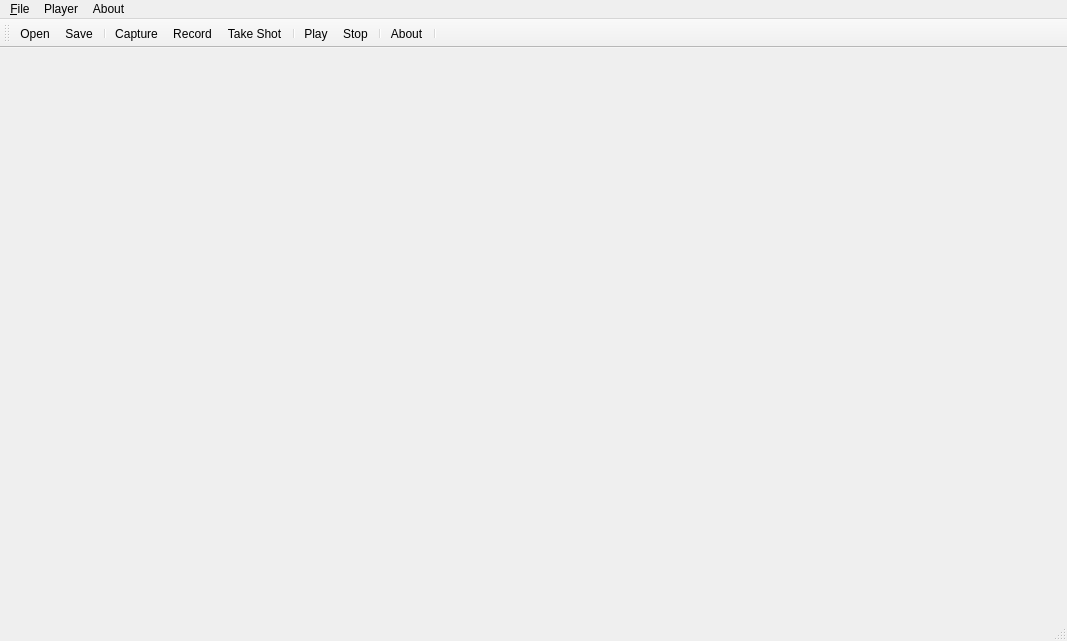
<?xml version="1.0" encoding="UTF-8"?>
<ui version="4.0">
 <class>MainWindow</class>
 <widget class="QMainWindow" name="MainWindow">
  <property name="geometry">
   <rect>
    <x>0</x>
    <y>0</y>
    <width>1067</width>
    <height>641</height>
   </rect>
  </property>
  <property name="windowTitle">
   <string>QKinect Player</string>
  </property>
  <property name="documentMode">
   <bool>false</bool>
  </property>
  <property name="dockNestingEnabled">
   <bool>true</bool>
  </property>
  <property name="dockOptions">
   <set>QMainWindow::AllowNestedDocks|QMainWindow::AllowTabbedDocks|QMainWindow::AnimatedDocks</set>
  </property>
  <widget class="QWidget" name="centralwidget">
   <layout class="QHBoxLayout" name="horizontalLayout">
    <item>
     <widget class="QVTKWidget" name="qvtkWidget"/>
    </item>
   </layout>
  </widget>
  <widget class="QMenuBar" name="menubar">
   <property name="geometry">
    <rect>
     <x>0</x>
     <y>0</y>
     <width>1067</width>
     <height>21</height>
    </rect>
   </property>
   <widget class="QMenu" name="menuFile">
    <property name="title">
     <string>&amp;File</string>
    </property>
    <addaction name="actionOpen"/>
    <addaction name="separator"/>
    <addaction name="actionSave"/>
    <addaction name="actionSaveAs"/>
    <addaction name="separator"/>
    <addaction name="actionExit"/>
   </widget>
   <widget class="QMenu" name="menuAbout">
    <property name="title">
     <string>About</string>
    </property>
    <addaction name="actionAbout"/>
   </widget>
   <widget class="QMenu" name="menuPlayer">
    <property name="title">
     <string>Player</string>
    </property>
    <addaction name="actionCapture"/>
    <addaction name="actionTakeShot"/>
    <addaction name="separator"/>
    <addaction name="actionPlay"/>
    <addaction name="actionStop"/>
    <addaction name="separator"/>
    <addaction name="actionRecord"/>
    <addaction name="separator"/>
   </widget>
   <addaction name="menuFile"/>
   <addaction name="menuPlayer"/>
   <addaction name="menuAbout"/>
  </widget>
  <widget class="QStatusBar" name="statusbar"/>
  <widget class="QToolBar" name="toolBar">
   <property name="sizePolicy">
    <sizepolicy hsizetype="Preferred" vsizetype="Preferred">
     <horstretch>0</horstretch>
     <verstretch>0</verstretch>
    </sizepolicy>
   </property>
   <property name="windowTitle">
    <string>toolBar</string>
   </property>
   <attribute name="toolBarArea">
    <enum>TopToolBarArea</enum>
   </attribute>
   <attribute name="toolBarBreak">
    <bool>false</bool>
   </attribute>
   <addaction name="actionOpen"/>
   <addaction name="actionSave"/>
   <addaction name="separator"/>
   <addaction name="actionCapture"/>
   <addaction name="actionRecord"/>
   <addaction name="actionTakeShot"/>
   <addaction name="separator"/>
   <addaction name="actionPlay"/>
   <addaction name="actionStop"/>
   <addaction name="separator"/>
   <addaction name="actionAbout"/>
   <addaction name="separator"/>
  </widget>
  <action name="actionOpen">
   <property name="icon">
    <iconset resource="KinectViewer.qrc">
     <normaloff>:/resources/icons/open_48x48.png</normaloff>:/resources/icons/open_48x48.png</iconset>
   </property>
   <property name="text">
    <string>Open</string>
   </property>
   <property name="shortcut">
    <string>Ctrl+O</string>
   </property>
  </action>
  <action name="actionSave">
   <property name="icon">
    <iconset resource="KinectViewer.qrc">
     <normaloff>:/resources/icons/save_48x48.png</normaloff>:/resources/icons/save_48x48.png</iconset>
   </property>
   <property name="text">
    <string>Save</string>
   </property>
   <property name="shortcut">
    <string>Ctrl+S</string>
   </property>
  </action>
  <action name="actionSaveAs">
   <property name="icon">
    <iconset resource="KinectViewer.qrc">
     <normaloff>:/resources/icons/save_48x48.png</normaloff>:/resources/icons/save_48x48.png</iconset>
   </property>
   <property name="text">
    <string>Save As</string>
   </property>
   <property name="shortcut">
    <string>Ctrl+Shift+S</string>
   </property>
  </action>
  <action name="actionExit">
   <property name="icon">
    <iconset resource="KinectViewer.qrc">
     <normaloff>:/resources/icons/delete_48x48.png</normaloff>:/resources/icons/delete_48x48.png</iconset>
   </property>
   <property name="text">
    <string>Exit</string>
   </property>
   <property name="shortcut">
    <string>Q</string>
   </property>
  </action>
  <action name="actionAbout">
   <property name="icon">
    <iconset resource="KinectViewer.qrc">
     <normaloff>:/resources/icons/help_48x48.png</normaloff>:/resources/icons/help_48x48.png</iconset>
   </property>
   <property name="text">
    <string>About</string>
   </property>
   <property name="shortcut">
    <string>F1</string>
   </property>
  </action>
  <action name="actionPlay">
   <property name="enabled">
    <bool>true</bool>
   </property>
   <property name="icon">
    <iconset resource="KinectViewer.qrc">
     <normaloff>:/resources/icons/play_48x48.png</normaloff>:/resources/icons/play_48x48.png</iconset>
   </property>
   <property name="text">
    <string>Play</string>
   </property>
   <property name="shortcut">
    <string>Ctrl+P</string>
   </property>
  </action>
  <action name="actionStop">
   <property name="enabled">
    <bool>true</bool>
   </property>
   <property name="icon">
    <iconset resource="KinectViewer.qrc">
     <normaloff>:/resources/icons/stop_48x48.png</normaloff>:/resources/icons/stop_48x48.png</iconset>
   </property>
   <property name="text">
    <string>Stop</string>
   </property>
  </action>
  <action name="actionRecord">
   <property name="checkable">
    <bool>true</bool>
   </property>
   <property name="icon">
    <iconset resource="KinectViewer.qrc">
     <normaloff>:/resources/icons/rec_48x48.png</normaloff>:/resources/icons/rec_48x48.png</iconset>
   </property>
   <property name="text">
    <string>Record</string>
   </property>
   <property name="shortcut">
    <string>Ctrl+R</string>
   </property>
  </action>
  <action name="actionCapture">
   <property name="checkable">
    <bool>true</bool>
   </property>
   <property name="icon">
    <iconset resource="KinectViewer.qrc">
     <normaloff>:/resources/icons/power_48x48.png</normaloff>:/resources/icons/power_48x48.png</iconset>
   </property>
   <property name="text">
    <string>Capture</string>
   </property>
   <property name="toolTip">
    <string>Start/Stop live capture</string>
   </property>
   <property name="shortcut">
    <string>Ctrl+Return</string>
   </property>
  </action>
  <action name="actionTakeShot">
   <property name="icon">
    <iconset resource="KinectViewer.qrc">
     <normaloff>:/resources/icons/screenshot_48x48.png</normaloff>:/resources/icons/screenshot_48x48.png</iconset>
   </property>
   <property name="text">
    <string>Take Shot</string>
   </property>
   <property name="toolTip">
    <string>Take a shot</string>
   </property>
   <property name="shortcut">
    <string>Ctrl+Space</string>
   </property>
  </action>
 </widget>
 <customwidgets>
  <customwidget>
   <class>QVTKWidget</class>
   <extends>QWidget</extends>
   <header>QVTKWidget.h</header>
  </customwidget>
 </customwidgets>
 <resources>
  <include location="KinectViewer.qrc"/>
 </resources>
 <connections>
  <connection>
   <sender>actionOpen</sender>
   <signal>triggered()</signal>
   <receiver>MainWindow</receiver>
   <slot>fileOpen()</slot>
   <hints>
    <hint type="sourcelabel">
     <x>-1</x>
     <y>-1</y>
    </hint>
    <hint type="destinationlabel">
     <x>464</x>
     <y>299</y>
    </hint>
   </hints>
  </connection>
  <connection>
   <sender>actionSave</sender>
   <signal>triggered()</signal>
   <receiver>MainWindow</receiver>
   <slot>fileSave()</slot>
   <hints>
    <hint type="sourcelabel">
     <x>-1</x>
     <y>-1</y>
    </hint>
    <hint type="destinationlabel">
     <x>464</x>
     <y>299</y>
    </hint>
   </hints>
  </connection>
  <connection>
   <sender>actionSaveAs</sender>
   <signal>triggered()</signal>
   <receiver>MainWindow</receiver>
   <slot>fileSaveAs()</slot>
   <hints>
    <hint type="sourcelabel">
     <x>-1</x>
     <y>-1</y>
    </hint>
    <hint type="destinationlabel">
     <x>464</x>
     <y>299</y>
    </hint>
   </hints>
  </connection>
  <connection>
   <sender>actionAbout</sender>
   <signal>triggered()</signal>
   <receiver>MainWindow</receiver>
   <slot>aboutDialogShow()</slot>
   <hints>
    <hint type="sourcelabel">
     <x>-1</x>
     <y>-1</y>
    </hint>
    <hint type="destinationlabel">
     <x>464</x>
     <y>299</y>
    </hint>
   </hints>
  </connection>
  <connection>
   <sender>actionExit</sender>
   <signal>triggered()</signal>
   <receiver>MainWindow</receiver>
   <slot>close()</slot>
   <hints>
    <hint type="sourcelabel">
     <x>-1</x>
     <y>-1</y>
    </hint>
    <hint type="destinationlabel">
     <x>461</x>
     <y>320</y>
    </hint>
   </hints>
  </connection>
  <connection>
   <sender>actionPlay</sender>
   <signal>triggered()</signal>
   <receiver>MainWindow</receiver>
   <slot>playerPlay()</slot>
   <hints>
    <hint type="sourcelabel">
     <x>-1</x>
     <y>-1</y>
    </hint>
    <hint type="destinationlabel">
     <x>554</x>
     <y>322</y>
    </hint>
   </hints>
  </connection>
  <connection>
   <sender>actionRecord</sender>
   <signal>triggered(bool)</signal>
   <receiver>MainWindow</receiver>
   <slot>playerRecord(bool)</slot>
   <hints>
    <hint type="sourcelabel">
     <x>-1</x>
     <y>-1</y>
    </hint>
    <hint type="destinationlabel">
     <x>554</x>
     <y>322</y>
    </hint>
   </hints>
  </connection>
  <connection>
   <sender>actionStop</sender>
   <signal>triggered()</signal>
   <receiver>MainWindow</receiver>
   <slot>playerStop()</slot>
   <hints>
    <hint type="sourcelabel">
     <x>-1</x>
     <y>-1</y>
    </hint>
    <hint type="destinationlabel">
     <x>554</x>
     <y>322</y>
    </hint>
   </hints>
  </connection>
  <connection>
   <sender>actionCapture</sender>
   <signal>triggered(bool)</signal>
   <receiver>MainWindow</receiver>
   <slot>playerCapture(bool)</slot>
   <hints>
    <hint type="sourcelabel">
     <x>-1</x>
     <y>-1</y>
    </hint>
    <hint type="destinationlabel">
     <x>554</x>
     <y>322</y>
    </hint>
   </hints>
  </connection>
  <connection>
   <sender>actionTakeShot</sender>
   <signal>triggered()</signal>
   <receiver>MainWindow</receiver>
   <slot>playerTakeShot()</slot>
   <hints>
    <hint type="sourcelabel">
     <x>-1</x>
     <y>-1</y>
    </hint>
    <hint type="destinationlabel">
     <x>554</x>
     <y>322</y>
    </hint>
   </hints>
  </connection>
 </connections>
 <slots>
  <slot>fileOpen()</slot>
  <slot>fileSave()</slot>
  <slot>fileSaveAs()</slot>
  <slot>aboutDialogShow()</slot>
  <slot>fileNew()</slot>
  <slot>setColorImage(QImage)</slot>
  <slot>setDepthImage(QImage)</slot>
  <slot>playerPlay()</slot>
  <slot>playerStop()</slot>
  <slot>playerRecord(bool)</slot>
  <slot>playerCapture(bool)</slot>
  <slot>playerTakeShot()</slot>
 </slots>
</ui>
